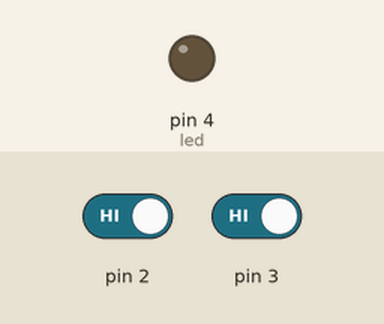
Simulated run of this sketch. Board: Arduino Uno, built with avr-gcc and run on an emulated ATmega328P. Shown: output pins drawn as LEDs (lit = HIGH). The test bench sets the inputs (shaded band); at power-on: pin 2 HIGH, pin 3 HIGH.

Above: at 1.2 s.
1.3 s: pin 2 driven LOW
At 2.5 s:
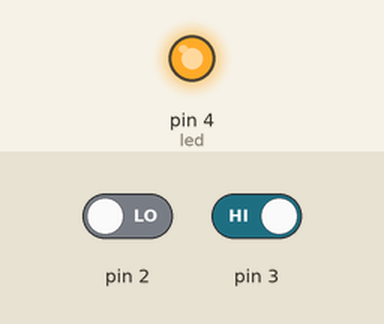
2.8 s: pin 3 driven LOW
At 3.8 s:
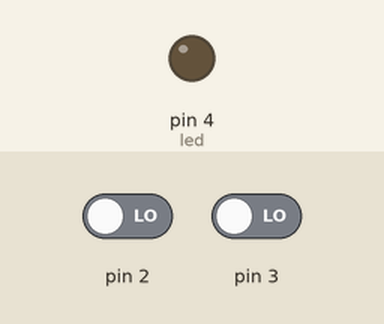
Timing chart, 0 to 5.8 s (numbered marks = the images above; inputs shaded):
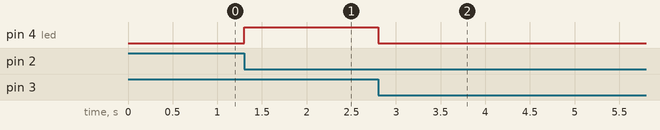

The sketch:

labo3-4_opdracht2.ino
```cpp
int led=4;
void setup() {
  // put your setup code here, to run once:
  pinMode(led,OUTPUT);
  attachInterrupt(0,TurnLedOn,FALLING);
  attachInterrupt(1,TurnLedOff,FALLING);
}

void loop() {
  // put your main code here, to run repeatedly:

}

void TurnLedOn()
{
    digitalWrite(led,HIGH);
}
void TurnLedOff()
{
    digitalWrite(led,LOW);
}
```

Measured:
- after the input at 1.3 s, pin 4 (led): LOW → HIGH at once
- after the input at 2.8 s, pin 4 (led): HIGH → LOW at once
